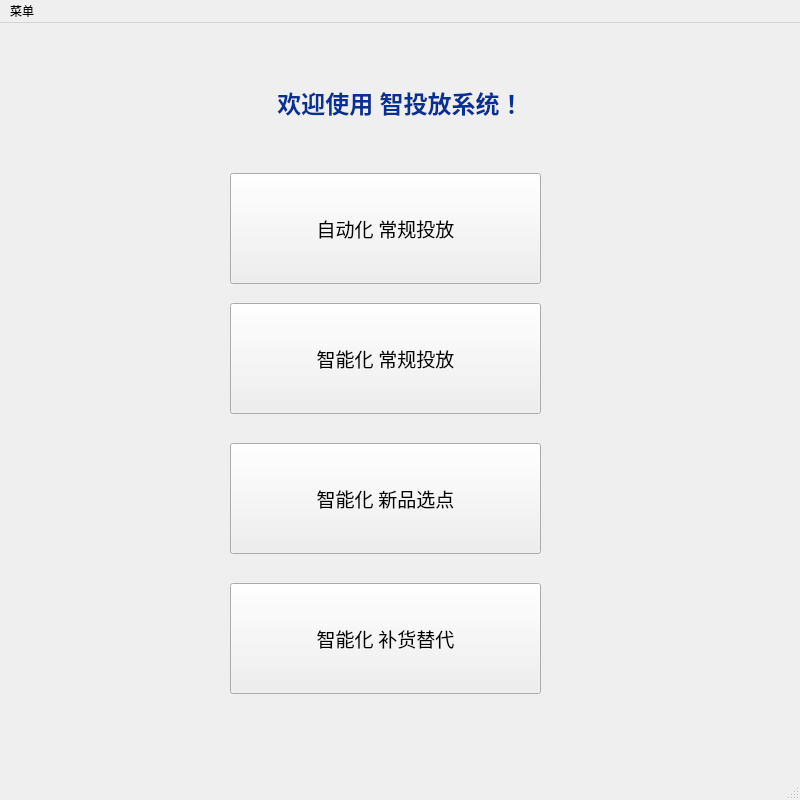
<?xml version="1.0" encoding="UTF-8"?>
<ui version="4.0">
 <class>MainWindow</class>
 <widget class="QMainWindow" name="MainWindow">
  <property name="geometry">
   <rect>
    <x>0</x>
    <y>0</y>
    <width>800</width>
    <height>800</height>
   </rect>
  </property>
  <property name="windowTitle">
   <string> 智投放V1.0</string>
  </property>
  <widget class="QWidget" name="centralwidget">
   <widget class="QPushButton" name="fun1">
    <property name="geometry">
     <rect>
      <x>230</x>
      <y>150</y>
      <width>311</width>
      <height>111</height>
     </rect>
    </property>
    <property name="minimumSize">
     <size>
      <width>311</width>
      <height>111</height>
     </size>
    </property>
    <property name="maximumSize">
     <size>
      <width>311</width>
      <height>16777215</height>
     </size>
    </property>
    <property name="font">
     <font>
      <family>黑体</family>
      <pointsize>14</pointsize>
     </font>
    </property>
    <property name="cursor">
     <cursorShape>PointingHandCursor</cursorShape>
    </property>
    <property name="text">
     <string>自动化 常规投放</string>
    </property>
   </widget>
   <widget class="QPushButton" name="fun2">
    <property name="geometry">
     <rect>
      <x>230</x>
      <y>280</y>
      <width>311</width>
      <height>111</height>
     </rect>
    </property>
    <property name="font">
     <font>
      <family>黑体</family>
      <pointsize>14</pointsize>
     </font>
    </property>
    <property name="cursor">
     <cursorShape>PointingHandCursor</cursorShape>
    </property>
    <property name="text">
     <string>智能化 常规投放</string>
    </property>
   </widget>
   <widget class="QPushButton" name="fun3">
    <property name="geometry">
     <rect>
      <x>230</x>
      <y>420</y>
      <width>311</width>
      <height>111</height>
     </rect>
    </property>
    <property name="font">
     <font>
      <family>黑体</family>
      <pointsize>14</pointsize>
     </font>
    </property>
    <property name="cursor">
     <cursorShape>PointingHandCursor</cursorShape>
    </property>
    <property name="text">
     <string>智能化 新品选点</string>
    </property>
   </widget>
   <widget class="QLabel" name="label">
    <property name="geometry">
     <rect>
      <x>210</x>
      <y>30</y>
      <width>381</width>
      <height>101</height>
     </rect>
    </property>
    <property name="font">
     <font>
      <family>黑体</family>
      <pointsize>20</pointsize>
     </font>
    </property>
    <property name="text">
     <string>&lt;html&gt;&lt;head/&gt;&lt;body&gt;&lt;p align=&quot;center&quot;&gt;&lt;span style=&quot; font-size:18pt; font-weight:600; color:#043193;&quot;&gt;欢迎使用 智投放系统！&lt;/span&gt;&lt;/p&gt;&lt;/body&gt;&lt;/html&gt;</string>
    </property>
   </widget>
   <widget class="QPushButton" name="fun3_2">
    <property name="geometry">
     <rect>
      <x>230</x>
      <y>560</y>
      <width>311</width>
      <height>111</height>
     </rect>
    </property>
    <property name="font">
     <font>
      <family>黑体</family>
      <pointsize>14</pointsize>
     </font>
    </property>
    <property name="cursor">
     <cursorShape>PointingHandCursor</cursorShape>
    </property>
    <property name="text">
     <string>智能化 补货替代</string>
    </property>
   </widget>
  </widget>
  <widget class="QMenuBar" name="menubar">
   <property name="geometry">
    <rect>
     <x>0</x>
     <y>0</y>
     <width>800</width>
     <height>18</height>
    </rect>
   </property>
   <widget class="QMenu" name="menu">
    <property name="title">
     <string>菜单</string>
    </property>
   </widget>
   <addaction name="menu"/>
  </widget>
  <widget class="QStatusBar" name="statusbar"/>
 </widget>
 <resources/>
 <connections/>
</ui>
